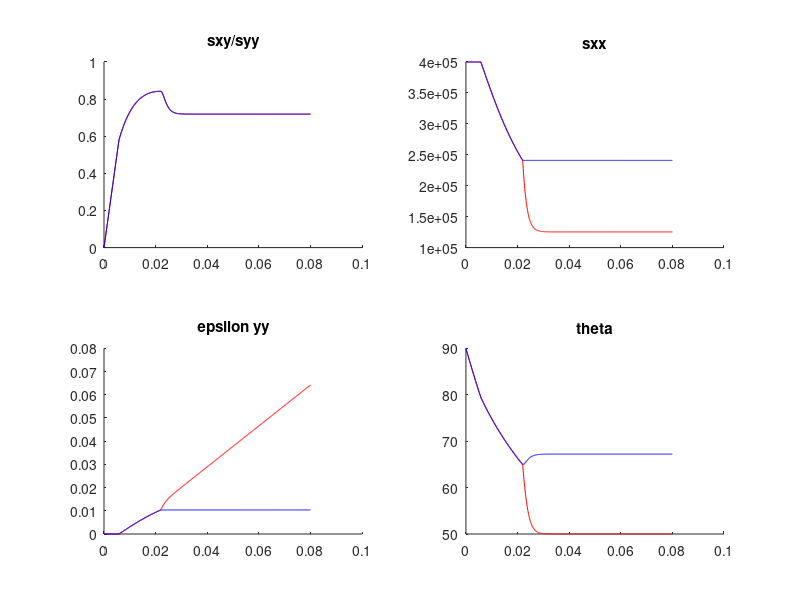

The MATLAB script that drew this image:
function Vermeer3_ana()
degrad = pi/180;
% parametre;
G         = 10e6;
phi       = 40*degrad;
psi       = 10*degrad;
c         =  0;
gamma_tot = 0.08;
nu        = 0.1 ;
col       = 'b';
ifig      = 8;
%%%%  Condition Initiale
sxx = -400e3;
syy = -100e3;
sxy = 0 ;
%%%%  CL
dt           = 1;
gamma_dot_xy = 1e-4;
eps_dot_xx   = 0;
sigma_dot_yy = 0;

nstep = gamma_tot/(gamma_dot_xy*dt);
[sigma_out,sigma_in,beta,alpha,epsilon_out,epsilon_in] = Vermeer3_ana_llp2013(phi,psi,nu,sxx,syy,sxy,G,nstep,gamma_dot_xy);
end

function [sigma_out,sigma_in,beta,alpha,epsilon_out,epsilon_in] = Vermeer3_ana_llp2013(phi,psi,nu,sxx,syy,sxy,G,nstep,gamma_dot_xy)
beenhere = 0;
%elasticity
L       = 2*G*nu/(1-2*nu);
D = [L+2*G L 0 ;L L+2*G 0; 0 0 G];
% cohesion
c= 0;
% forcing 
sigma_dot_yy =0;
eps_dot_xx   = 0;
gamma_dot_xy_in = gamma_dot_xy;
gamma_dot_xy_out = gamma_dot_xy;
%initialize arrays
sigma_out   = [sxx,syy,sxy]';
sigma_in   = [sxx,syy,sxy]';
epsilon_out   = [0 0 0]';
epsilon_in    = [0 0 0]';
gamma_bulk    = 0; 
% 
theta      = 90;
theta_out  = theta;

beta       = pi/2; 
alpha      = beta;

for i = 1:nstep
    M = D;
    F = f(sigma_in(:,i),phi,c);
    if F>=0
    dFdsig = [(sin(phi)-sin(beta(i)))/2;...
              (sin(phi)+sin(beta(i)))/2;...
              cos(beta(i))];
    dGdsig = [(sin(psi)-sin(beta(i)))/2;...
              (sin(psi)+sin(beta(i)))/2;...
              cos(beta(i))];
    a               = D*dGdsig;
    b               = D*dFdsig;
    d = dFdsig'*D*dGdsig;
    M = D-1/d*a*b';
    end
    
    eps_dot_yy_in   = - M(2,3)/M(2,2)*gamma_dot_xy_in;
    sigma_dot_xx_in = (-M(1,2)*M(2,3) + M(1,3)*M(2,2))/M(2,2)*gamma_dot_xy_in;
    sigma_dot_xy_in = (-M(3,2)*M(2,3) + M(3,3)*M(2,2))/M(2,2)*gamma_dot_xy_in;
    
    %if beta(i) >= phi*0.95
    if sigma_dot_xy_in >=0    
    %if beta(i)>atan(sin(phi)*cos(psi)/(1-(sin(phi)*sin(psi))))
    %if beta(i)>0.6283    
        eps_dot_yy_out   = - M(2,3)/M(2,2)*gamma_dot_xy_out;
        sigma_dot_xx_out = (-M(1,2)*M(2,3) + M(1,3)*M(2,2))/M(2,2)*gamma_dot_xy_out;
        sigma_dot_xy_out = (-M(3,2)*M(2,3) + M(3,3)*M(2,2))/M(2,2)*gamma_dot_xy_out;
    else
        if beenhere == 0 
            gamma_dot_xy_in=gamma_dot_xy*10;
            beenhere = 1
        end  
          Z1 = ((2*nu-1)*sin(beta(i))-sin(psi))*cos(beta(i));
          Z2 =  (2*nu-1)*cos(beta(i))^2+ sin(beta(i))*(sin(phi)+sin(psi))- sin(phi)*sin(psi)- 1;
          denom = (sin(beta(i))- sin(psi))* (sin(beta(i))- sin(phi))*cos(alpha(i));
          Gamma = G*denom/Z2; 
          alpha_dot= Gamma * gamma_dot_xy_in; 

          %%%% 
          sigma_dot_xx_in = -2*alpha_dot*cos(beta(i))/(cos(alpha(i))*(sin(beta(i))-sin(phi))); 
          sigma_dot_xy_in = -alpha_dot/cos(alpha(i));
          eps_dot_yy_in   = Z1/denom/2/G*alpha_dot; 

          eps_dot_yy_out   = 0;
          sigma_dot_xx_out = 0; 
          sigma_dot_xy_out = -alpha_dot/cos(alpha(i));
          gamma_dot_xy_out = -alpha_dot/G/cos(alpha(i));
     end
    % increment stress and strain 
    sigma_in(:,i+1)   = sigma_in(:,i)     +  [sigma_dot_xx_in; sigma_dot_yy; sigma_dot_xy_in];
    epsilon_in(:,i+1) = epsilon_in(:,i)   +  [eps_dot_xx; eps_dot_yy_in; gamma_dot_xy_in];
    
    sigma_out(:,i+1)   = sigma_out(:,i)   +  [sigma_dot_xx_out; sigma_dot_yy; sigma_dot_xy_out];
    epsilon_out(:,i+1) = epsilon_out(:,i) +  [eps_dot_xx; eps_dot_yy_out; gamma_dot_xy_out];
    gamma_bulk(i+1)    = gamma_bulk(i)    +  gamma_dot_xy; 

     % update alpha and beta + theta for post processing purpose 
    tau_star   = 1/2*sqrt((sigma_in(1,i+1)-sigma_in(2,i+1))^2+4*sigma_in(3,i+1)^2);
    sigma_star = (sigma_in(1,i+1)+sigma_in(2,i+1))/2;
    beta(i+1)  = asin((sigma_in(2,i+1)-sigma_in(1,i+1))/2/tau_star);
    theta(i+1)  = 45+beta(i+1)*90/pi;
    R          = 1/2*sqrt((sigma_out(1,i+1)-sigma_out(2,i+1))^2+4*sigma_out(3,i+1)^2);
    alpha(i+1)  = asin((sigma_out(2,i+1)-sigma_out(1,i+1))/2/R);
    theta_out(i+1)  = 45+alpha(i+1)*90/pi;
    
end
figure(8);clf;
subplot(221);hold on;
plot(gamma_bulk,-sigma_in(3,:)./sigma_in(2,:),'r',gamma_bulk,-sigma_out(3,:)./sigma_out(2,:),'b');title('sxy/syy');
subplot(224);hold on;
plot(gamma_bulk,theta,'r',gamma_bulk,theta_out,'b');title('theta');
subplot(223);hold on;
plot(gamma_bulk,epsilon_in(2,:),'r',gamma_bulk,epsilon_out(2,:),'b');title('epsilon yy');
subplot(222);hold on;
plot(gamma_bulk,-sigma_in(1,:),'r',gamma_bulk,-sigma_out(1,:),'b');title('sxx');
end

function F = f(sigma,phi,c)
tau_star   = 1/2*sqrt((sigma(1)-sigma(2))^2+4*sigma(3)^2);
sigma_star = (sigma(1)+sigma(2))/2;
F = tau_star + sigma_star*sin(phi)-c*cos(phi);
end